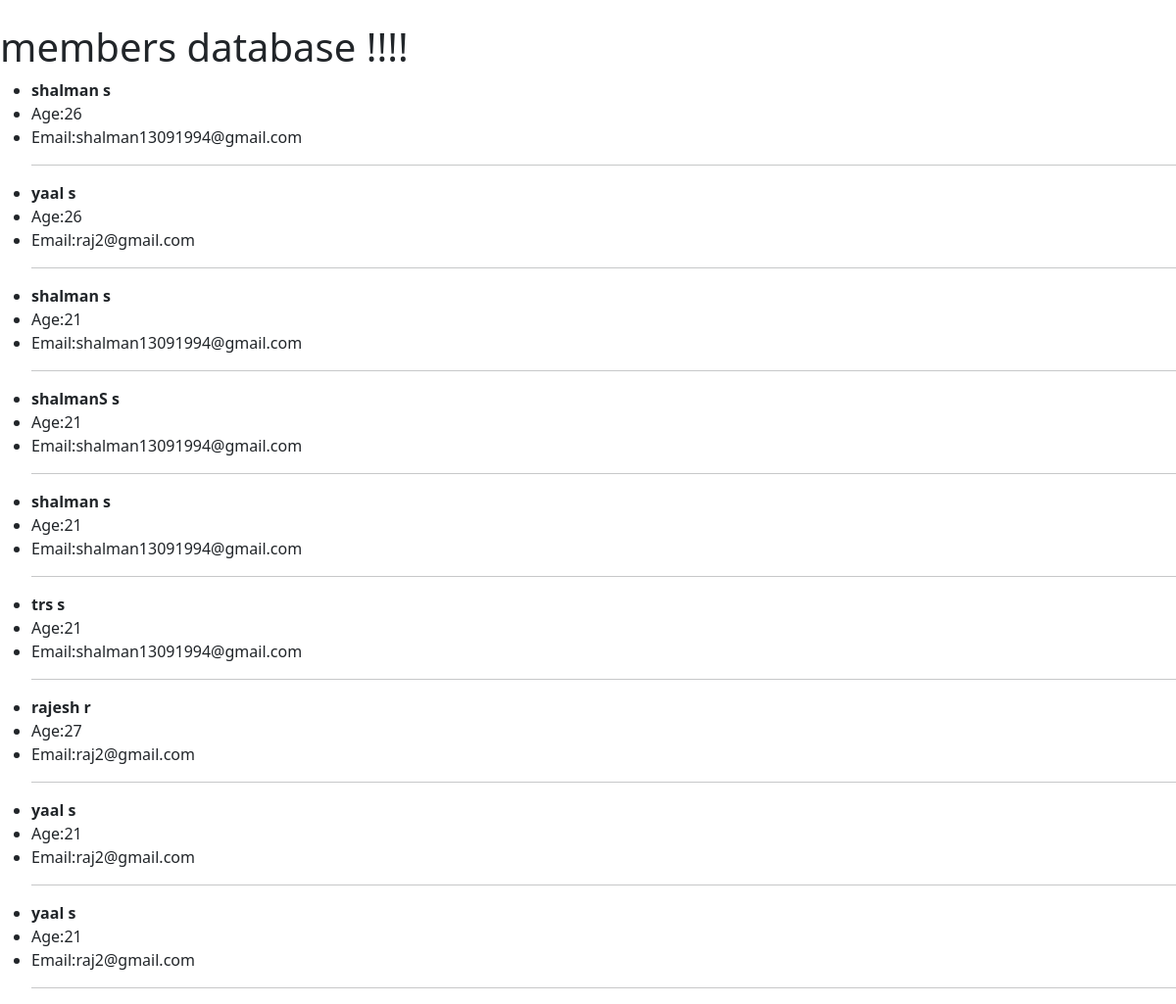
The page / on the database its author committed.
### newapp/models.py (models this page shows)
class member(models.Model):
    fname=models.CharField(max_length=30)
    lname=models.CharField(max_length=20)
    age=models.IntegerField()
    password=models.CharField(max_length=12)
    email=models.EmailField(max_length=40)
    birthdate=models.DateField()
    def __str__(self):
        return self.fname + " | " +self.lname

### newapp/views.py (the view)
# urls.py: 2. Add a URL to urlpatterns:  path('', views.home, name='home')
def home(request):
    all_members=member.objects.all()
    return render(request,'homepage.html',{"all":all_members})

### templates/homepage.html (shortened to what this page needs)
{% extends 'base.html' %}
{% block content %}
<!DOCTYPE html>
<html lang="en">
<head>
</head>
<body>
<h1>members database !!!!</h1>
<ul>
{% for i in all %}
 <li> <b> {{ i.fname }} {{ i.lname }} </b> <br> </li>
     <li>  Age:{{ i.age }}<br> </li>
     <li>  Email:{{ i.email }}<br> </li>
    <hr>
{% endfor %}
</body>
</html>
{% endblock content %}

### templates/base.html (shortened to what this page needs)
<!doctype html>
<html lang="en">
  <head>
    <link href="https://cdn.jsdelivr.net/npm/bootstrap@5.0.0-beta2/dist/css/bootstrap.min.css" rel="stylesheet">
  </head>
  <body>
<br>
    {% block content %}
    {% endblock content %}
  </body>
</html>

### rows shown on the page
member: fname "shalman", lname "s", age "26", email "shalman13091994@gmail.com"
member: fname "yaal", lname "s", age "26", email "raj2@gmail.com"
member: fname "shalman", lname "s", age "21", email "shalman13091994@gmail.com"
member: fname "shalmanS", lname "s", age "21", email "shalman13091994@gmail.com"
member: fname "shalman", lname "s", age "21", email "shalman13091994@gmail.com"
member: fname "trs", lname "s", age "21", email "shalman13091994@gmail.com"
member: fname "rajesh", lname "r", age "27", email "raj2@gmail.com"
member: fname "yaal", lname "s", age "21", email "raj2@gmail.com"
member: fname "yaal", lname "s", age "21", email "raj2@gmail.com"
